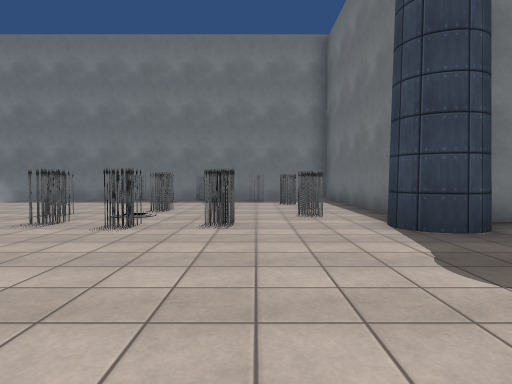
View 1 (above)

22 first-person views from a walk through a 3-D level made in the Unity game engine. The camera is 1.3 m above the floor, tilts 2° down and sees 75° across. Doors are open. The floor is counted in squares, 2 m on a side. Each view is taken from the middle of a square. On the plan, view 1 faces up. The plan holds only what a view shows up to about 10 squares ahead; the rest is blank. The place goes on beyond the plan. The player character is not drawn. Some animated figures are not drawn. Some surface patterns are stand-ins.

View 2
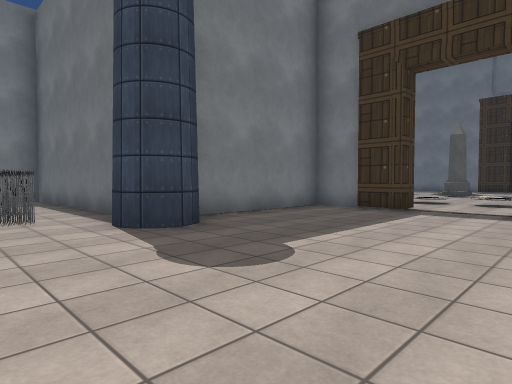

View 3
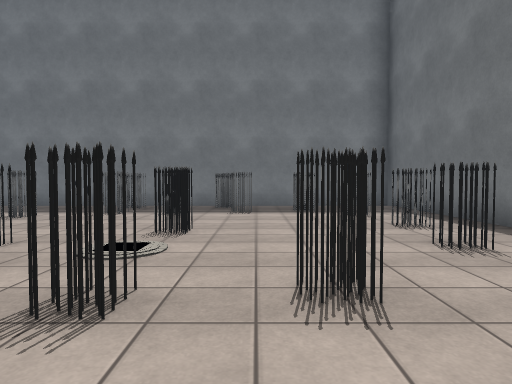

View 4
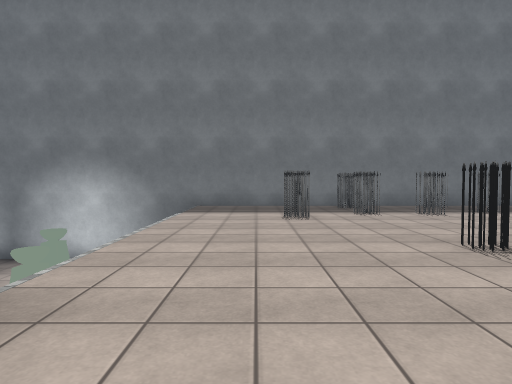

View 5
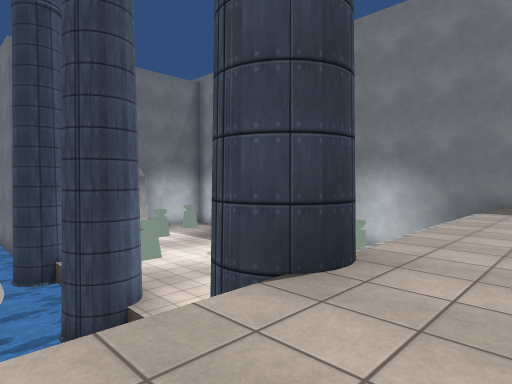

View 6
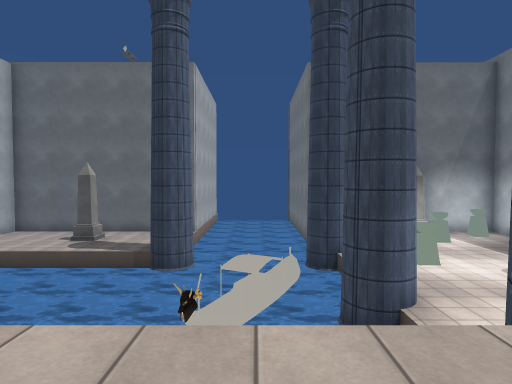

View 7
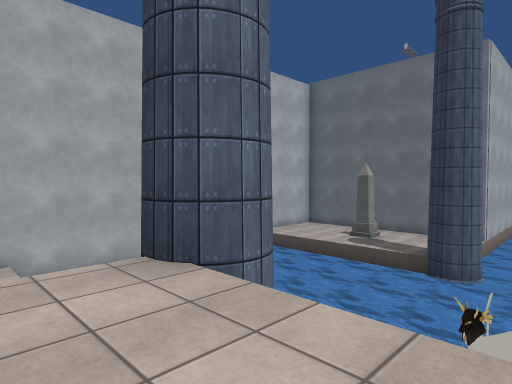

View 8
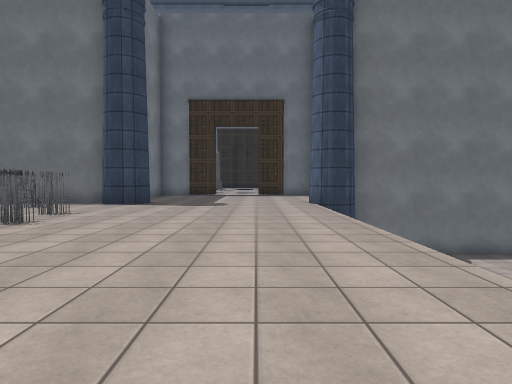

View 9
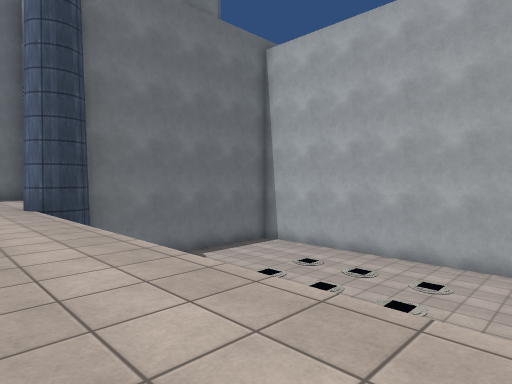

View 10
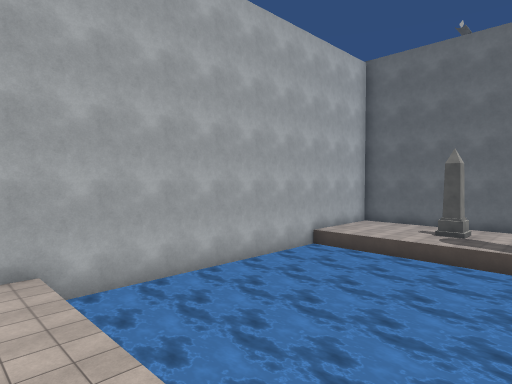

View 11
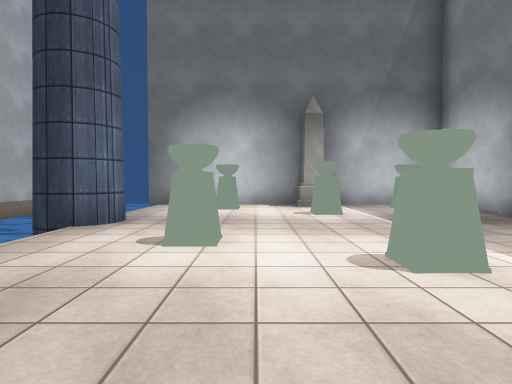

View 12
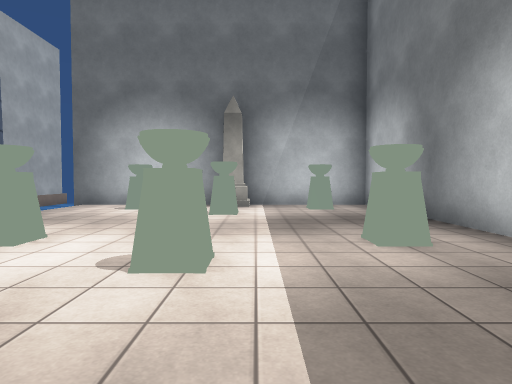

View 13
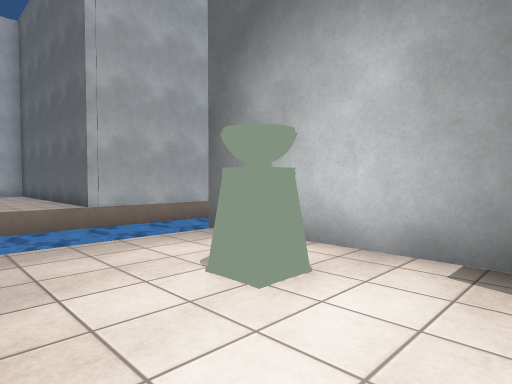

View 14
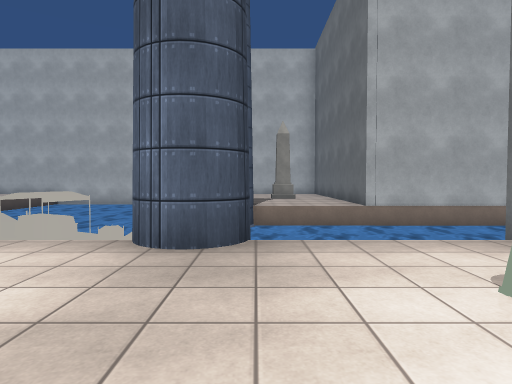

View 15
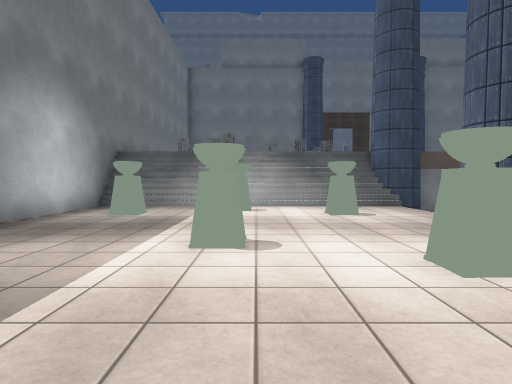

View 16
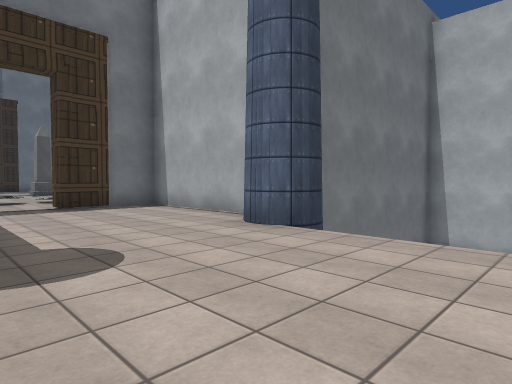

View 17
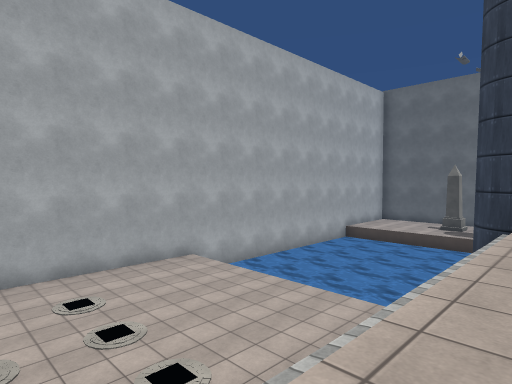

View 18
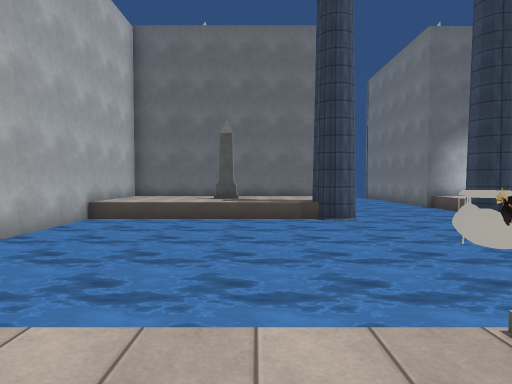

View 19
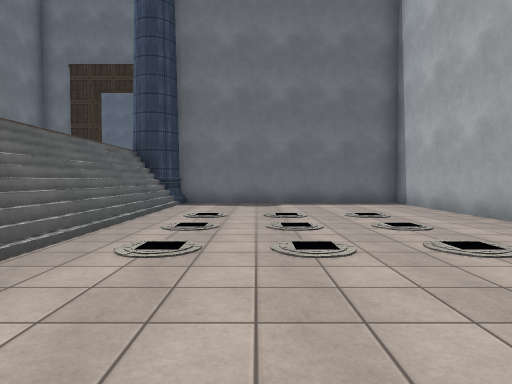

View 20
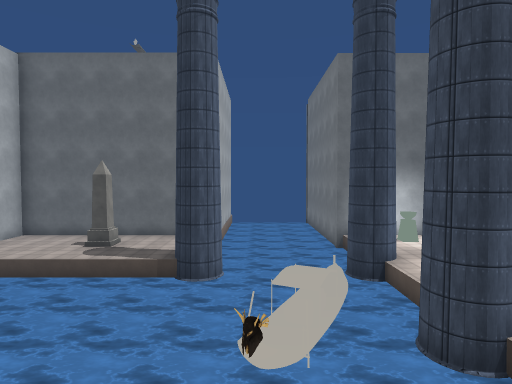

View 21
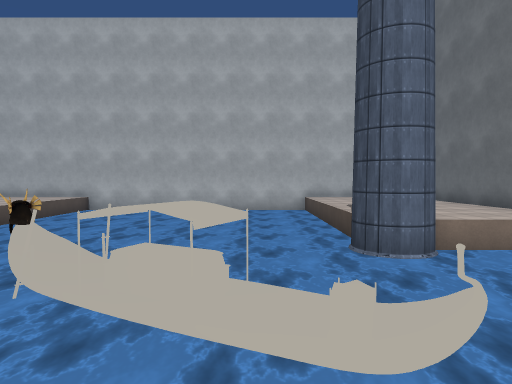

View 22
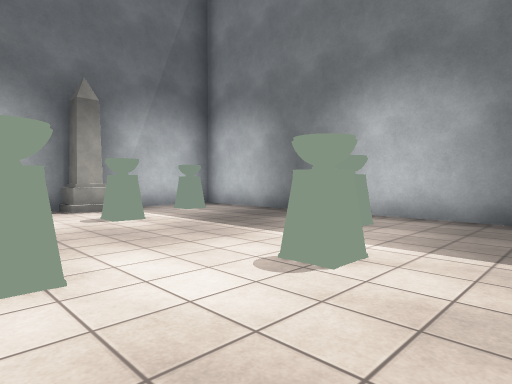

### Floor plan
Key: @ floor where view 1 was taken; # wall or solid block; x gap in a wall; . main floor; : floor 3 m higher than the main floor; + floor 3.25 m higher than the main floor; / step, stairs or slope; D open door; ≈ liquid the walk keeps out of; v drop or lower ground; B boat; O other object.
Columns run from 22 left of view 1 to 11 right of it. Each row starts with its distance up from view 1.
 12   ########################
 11   #.........../:::O:O::::#
 10   #O...O...O../:::OO:OO::#
  9   #.........../::O:::::O:#
  8   #OO...O...O./::::::::O:#
  7   #.........../:::::O::::#
  6   #O...O...O../:::O::::O:#
  5   #.........../::::OOO::######
  4   ≈≈≈x#≈≈≈#≈≈≈#::::::::::::::##
  3      ≈≈≈≈≈≈≈   ::::::::::::::D#:+:
  2    ≈≈≈≈≈BBB≈   ::::::::::::::DD:/:
  1 ≈≈≈≈≈≈≈≈≈B≈B   ::::::::::::::DD:/:
  0 ≈≈≈≈≈≈#≈≈≈≈vvvx:::::::@::::::##
 -1 ###...#≈≈≈≈≈≈≈x/////////######
 -2   #...≈≈≈≈≈≈≈≈≈//////////#
 -3   #...≈≈≈≈≈≈≈≈≈..........#
 -4   #. .≈≈≈≈≈≈≈≈≈..........#
 -5   #  .≈≈≈≈≈≈≈≈≈..........#
 -6      .≈≈≈≈≈≈≈≈≈..........#
 -7       ≈≈≈≈≈≈≈≈≈..........#
 -8       ####################

Positions as (right, up) in squares from view 1, and headings:
1: (0, 0), facing up
2: (0, 0), facing up-right
3: (-1, 3), facing up
4: (-6, 3), facing up
5: (-6, 2), facing up-left
6: (-6, 2), facing left
7: (-6, 2), facing down-left
8: (-7, 1), facing right
9: (-6, 1), facing down-right
10: (-6, -1), facing down-left
11: (-11, 7), facing left
12: (-11, 9), facing left
13: (-17, 8), facing down-left
14: (-17, 8), facing down
15: (-17, 8), facing right
16: (-1, 3), facing down-right
17: (-2, 0), facing down-left
18: (-6, -3), facing left
19: (-7, -4), facing right
20: (-7, 1), facing left
21: (-14, 5), facing down
22: (-12, 6), facing up-left
